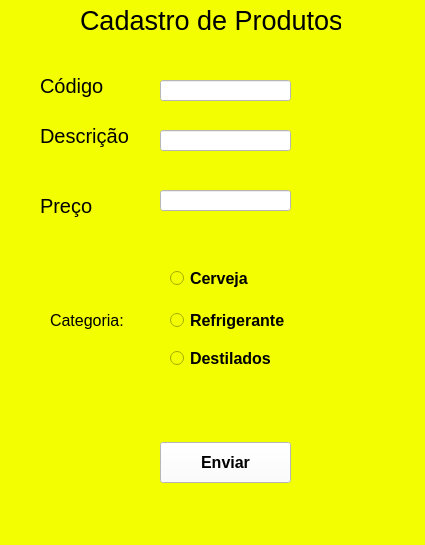
<?xml version="1.0" encoding="UTF-8"?>
<ui version="4.0">
 <class>MainWindow</class>
 <widget class="QMainWindow" name="MainWindow">
  <property name="geometry">
   <rect>
    <x>0</x>
    <y>0</y>
    <width>425</width>
    <height>545</height>
   </rect>
  </property>
  <property name="windowTitle">
   <string>MainWindow</string>
  </property>
  <property name="styleSheet">
   <string notr="true">background-color: rgb(255, 255, 0);
background-color: rgb(255, 255, 0);
background-color: rgb(0, 0, 255);
background-color: rgb(243, 255, 0);</string>
  </property>
  <widget class="QWidget" name="centralwidget">
   <widget class="QLabel" name="label">
    <property name="geometry">
     <rect>
      <x>80</x>
      <y>0</y>
      <width>261</width>
      <height>41</height>
     </rect>
    </property>
    <property name="font">
     <font>
      <pointsize>20</pointsize>
     </font>
    </property>
    <property name="text">
     <string>Cadastro de Produtos</string>
    </property>
   </widget>
   <widget class="QLabel" name="label_2">
    <property name="geometry">
     <rect>
      <x>40</x>
      <y>70</y>
      <width>81</width>
      <height>31</height>
     </rect>
    </property>
    <property name="font">
     <font>
      <pointsize>15</pointsize>
     </font>
    </property>
    <property name="text">
     <string>Código</string>
    </property>
   </widget>
   <widget class="QLabel" name="label_3">
    <property name="geometry">
     <rect>
      <x>40</x>
      <y>120</y>
      <width>91</width>
      <height>31</height>
     </rect>
    </property>
    <property name="font">
     <font>
      <pointsize>15</pointsize>
     </font>
    </property>
    <property name="text">
     <string>Descrição</string>
    </property>
   </widget>
   <widget class="QLabel" name="label_4">
    <property name="geometry">
     <rect>
      <x>40</x>
      <y>190</y>
      <width>71</width>
      <height>31</height>
     </rect>
    </property>
    <property name="font">
     <font>
      <pointsize>15</pointsize>
     </font>
    </property>
    <property name="text">
     <string>Preço</string>
    </property>
   </widget>
   <widget class="QLineEdit" name="lineEdit">
    <property name="geometry">
     <rect>
      <x>160</x>
      <y>80</y>
      <width>131</width>
      <height>21</height>
     </rect>
    </property>
    <property name="styleSheet">
     <string notr="true">background-color: rgb(255, 255, 255);</string>
    </property>
   </widget>
   <widget class="QLineEdit" name="lineEdit_2">
    <property name="geometry">
     <rect>
      <x>160</x>
      <y>130</y>
      <width>131</width>
      <height>21</height>
     </rect>
    </property>
    <property name="styleSheet">
     <string notr="true">background-color: rgb(255, 255, 255);</string>
    </property>
   </widget>
   <widget class="QLineEdit" name="lineEdit_3">
    <property name="geometry">
     <rect>
      <x>160</x>
      <y>190</y>
      <width>131</width>
      <height>21</height>
     </rect>
    </property>
    <property name="styleSheet">
     <string notr="true">background-color: rgb(255, 255, 255);</string>
    </property>
   </widget>
   <widget class="QRadioButton" name="radioButton">
    <property name="geometry">
     <rect>
      <x>170</x>
      <y>270</y>
      <width>82</width>
      <height>17</height>
     </rect>
    </property>
    <property name="font">
     <font>
      <pointsize>12</pointsize>
      <weight>75</weight>
      <bold>true</bold>
     </font>
    </property>
    <property name="text">
     <string>Cerveja</string>
    </property>
   </widget>
   <widget class="QRadioButton" name="radioButton_2">
    <property name="geometry">
     <rect>
      <x>170</x>
      <y>310</y>
      <width>131</width>
      <height>21</height>
     </rect>
    </property>
    <property name="font">
     <font>
      <pointsize>12</pointsize>
      <weight>75</weight>
      <bold>true</bold>
     </font>
    </property>
    <property name="text">
     <string>Refrigerante</string>
    </property>
   </widget>
   <widget class="QRadioButton" name="radioButton_3">
    <property name="geometry">
     <rect>
      <x>170</x>
      <y>350</y>
      <width>111</width>
      <height>17</height>
     </rect>
    </property>
    <property name="font">
     <font>
      <pointsize>12</pointsize>
      <weight>75</weight>
      <bold>true</bold>
     </font>
    </property>
    <property name="text">
     <string>Destilados</string>
    </property>
   </widget>
   <widget class="QLabel" name="label_5">
    <property name="geometry">
     <rect>
      <x>50</x>
      <y>310</y>
      <width>81</width>
      <height>21</height>
     </rect>
    </property>
    <property name="font">
     <font>
      <pointsize>12</pointsize>
     </font>
    </property>
    <property name="text">
     <string>Categoria:</string>
    </property>
   </widget>
   <widget class="QPushButton" name="pushButton">
    <property name="geometry">
     <rect>
      <x>160</x>
      <y>442</y>
      <width>131</width>
      <height>41</height>
     </rect>
    </property>
    <property name="font">
     <font>
      <pointsize>12</pointsize>
      <weight>75</weight>
      <bold>true</bold>
     </font>
    </property>
    <property name="styleSheet">
     <string notr="true">background-color: rgb(255, 255, 255);</string>
    </property>
    <property name="text">
     <string>Enviar</string>
    </property>
   </widget>
  </widget>
  <widget class="QMenuBar" name="menubar">
   <property name="geometry">
    <rect>
     <x>0</x>
     <y>0</y>
     <width>425</width>
     <height>21</height>
    </rect>
   </property>
  </widget>
  <widget class="QStatusBar" name="statusbar"/>
 </widget>
 <resources/>
 <connections/>
</ui>
